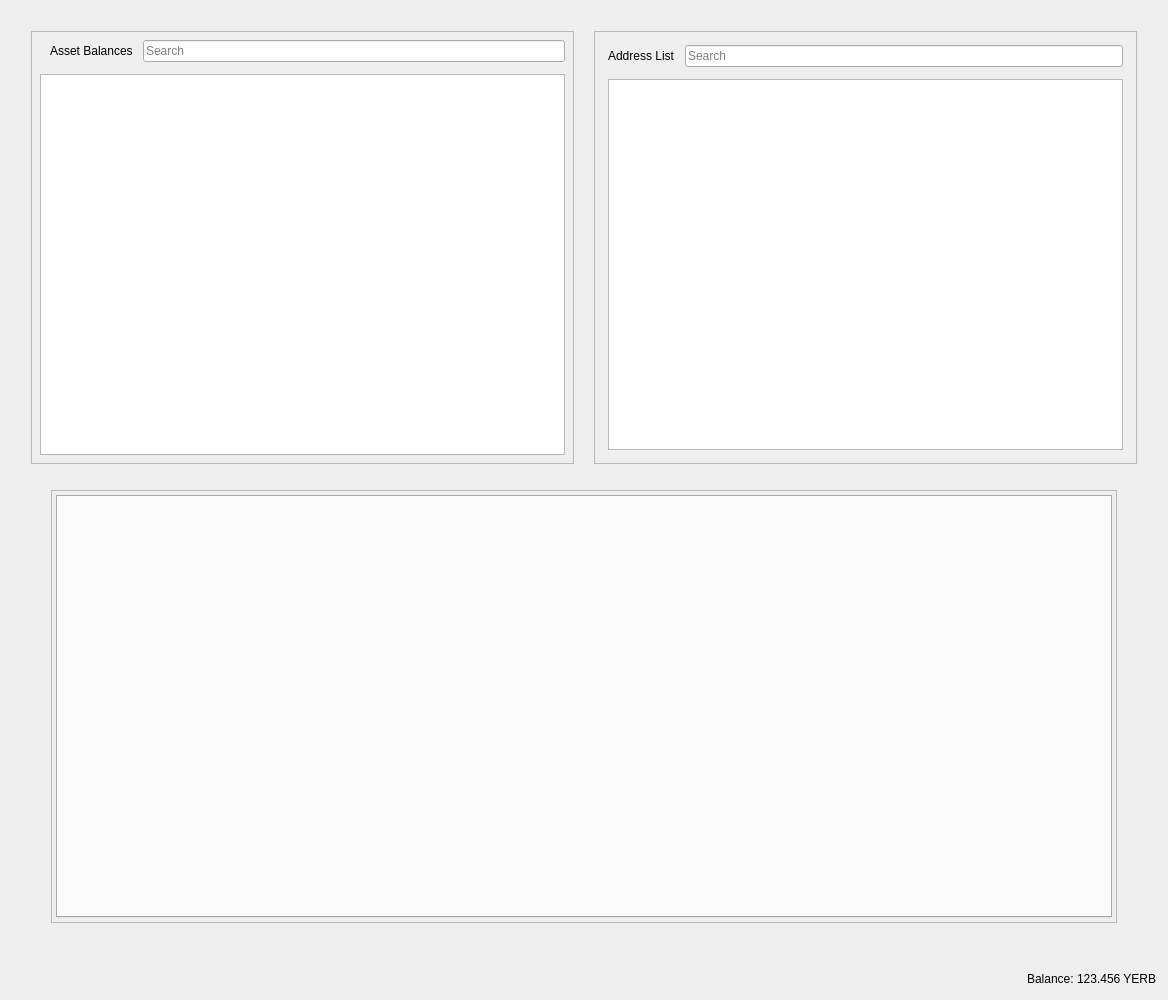
<?xml version="1.0" encoding="UTF-8"?>
<ui version="4.0">
 <class>RestrictedAssetsDialog</class>
 <widget class="QDialog" name="RestrictedAssetsDialog">
  <property name="geometry">
   <rect>
    <x>0</x>
    <y>0</y>
    <width>1168</width>
    <height>1000</height>
   </rect>
  </property>
  <property name="windowTitle">
   <string>Send Coins</string>
  </property>
  <layout class="QVBoxLayout" name="verticalLayout">
   <item>
    <layout class="QHBoxLayout" name="horizontalLayout">
     <property name="spacing">
      <number>20</number>
     </property>
     <property name="leftMargin">
      <number>20</number>
     </property>
     <property name="topMargin">
      <number>20</number>
     </property>
     <property name="rightMargin">
      <number>20</number>
     </property>
     <property name="bottomMargin">
      <number>20</number>
     </property>
     <item>
      <widget class="QFrame" name="frameAssetBalance">
       <property name="frameShape">
        <enum>QFrame::StyledPanel</enum>
       </property>
       <property name="frameShadow">
        <enum>QFrame::Raised</enum>
       </property>
       <layout class="QVBoxLayout" name="verticalLayout_7">
        <property name="spacing">
         <number>12</number>
        </property>
        <property name="leftMargin">
         <number>4</number>
        </property>
        <property name="topMargin">
         <number>4</number>
        </property>
        <property name="rightMargin">
         <number>4</number>
        </property>
        <property name="bottomMargin">
         <number>4</number>
        </property>
        <item>
         <layout class="QVBoxLayout" name="verticalLayout_4">
          <property name="spacing">
           <number>12</number>
          </property>
          <property name="leftMargin">
           <number>4</number>
          </property>
          <property name="topMargin">
           <number>4</number>
          </property>
          <property name="rightMargin">
           <number>4</number>
          </property>
          <property name="bottomMargin">
           <number>4</number>
          </property>
          <item>
           <layout class="QHBoxLayout" name="horizontalLayout_8">
            <property name="spacing">
             <number>10</number>
            </property>
            <property name="leftMargin">
             <number>10</number>
            </property>
            <item>
             <widget class="QLabel" name="labelAssetBalance">
              <property name="text">
               <string>Asset Balances</string>
              </property>
             </widget>
            </item>
            <item>
             <widget class="QLineEdit" name="lineEditAssetSearch">
              <property name="placeholderText">
               <string>Search</string>
              </property>
             </widget>
            </item>
           </layout>
          </item>
          <item>
           <widget class="QTableView" name="listAssets"/>
          </item>
         </layout>
        </item>
       </layout>
      </widget>
     </item>
     <item>
      <widget class="QFrame" name="frameAddressList">
       <property name="frameShape">
        <enum>QFrame::StyledPanel</enum>
       </property>
       <property name="frameShadow">
        <enum>QFrame::Raised</enum>
       </property>
       <layout class="QVBoxLayout" name="verticalLayout_10">
        <property name="spacing">
         <number>12</number>
        </property>
        <item>
         <layout class="QVBoxLayout" name="verticalLayout_9">
          <property name="spacing">
           <number>12</number>
          </property>
          <property name="leftMargin">
           <number>4</number>
          </property>
          <property name="topMargin">
           <number>4</number>
          </property>
          <property name="rightMargin">
           <number>4</number>
          </property>
          <property name="bottomMargin">
           <number>4</number>
          </property>
          <item>
           <layout class="QHBoxLayout" name="horizontalLayout_9">
            <property name="spacing">
             <number>10</number>
            </property>
            <property name="leftMargin">
             <number>0</number>
            </property>
            <property name="topMargin">
             <number>0</number>
            </property>
            <property name="rightMargin">
             <number>0</number>
            </property>
            <property name="bottomMargin">
             <number>0</number>
            </property>
            <item>
             <widget class="QLabel" name="labelAddressList">
              <property name="text">
               <string>Address List</string>
              </property>
             </widget>
            </item>
            <item>
             <widget class="QLineEdit" name="lineEditAddressSearch">
              <property name="placeholderText">
               <string>Search</string>
              </property>
             </widget>
            </item>
           </layout>
          </item>
          <item>
           <widget class="QTableView" name="myAddressList"/>
          </item>
         </layout>
        </item>
       </layout>
      </widget>
     </item>
    </layout>
   </item>
   <item>
    <layout class="QHBoxLayout" name="horizontalLayout_4">
     <property name="spacing">
      <number>34</number>
     </property>
     <property name="leftMargin">
      <number>40</number>
     </property>
     <property name="topMargin">
      <number>0</number>
     </property>
     <property name="rightMargin">
      <number>40</number>
     </property>
     <property name="bottomMargin">
      <number>40</number>
     </property>
     <item>
      <widget class="QFrame" name="tabFrame">
       <property name="frameShape">
        <enum>QFrame::StyledPanel</enum>
       </property>
       <property name="frameShadow">
        <enum>QFrame::Raised</enum>
       </property>
       <layout class="QVBoxLayout" name="verticalLayout_8">
        <property name="spacing">
         <number>12</number>
        </property>
        <property name="leftMargin">
         <number>4</number>
        </property>
        <property name="topMargin">
         <number>4</number>
        </property>
        <property name="rightMargin">
         <number>4</number>
        </property>
        <property name="bottomMargin">
         <number>4</number>
        </property>
        <item>
         <widget class="QTabWidget" name="tabWidget">
          <property name="tabPosition">
           <enum>QTabWidget::North</enum>
          </property>
          <property name="tabShape">
           <enum>QTabWidget::Rounded</enum>
          </property>
          <property name="currentIndex">
           <number>-1</number>
          </property>
          <property name="elideMode">
           <enum>Qt::ElideNone</enum>
          </property>
         </widget>
        </item>
       </layout>
      </widget>
     </item>
    </layout>
   </item>
   <item>
    <layout class="QHBoxLayout" name="horizontalLayout_2">
     <property name="spacing">
      <number>3</number>
     </property>
     <item>
      <spacer name="horizontalSpacer">
       <property name="orientation">
        <enum>Qt::Horizontal</enum>
       </property>
       <property name="sizeHint" stdset="0">
        <size>
         <width>40</width>
         <height>20</height>
        </size>
       </property>
      </spacer>
     </item>
     <item alignment="Qt::AlignRight">
      <widget class="QLabel" name="label">
       <property name="sizePolicy">
        <sizepolicy hsizetype="Preferred" vsizetype="Fixed">
         <horstretch>0</horstretch>
         <verstretch>0</verstretch>
        </sizepolicy>
       </property>
       <property name="text">
        <string>Balance:</string>
       </property>
      </widget>
     </item>
     <item alignment="Qt::AlignRight">
      <widget class="QLabel" name="labelBalance">
       <property name="sizePolicy">
        <sizepolicy hsizetype="Preferred" vsizetype="Fixed">
         <horstretch>0</horstretch>
         <verstretch>0</verstretch>
        </sizepolicy>
       </property>
       <property name="cursor">
        <cursorShape>IBeamCursor</cursorShape>
       </property>
       <property name="text">
        <string notr="true">123.456 YERB</string>
       </property>
       <property name="textInteractionFlags">
        <set>Qt::LinksAccessibleByMouse|Qt::TextSelectableByKeyboard|Qt::TextSelectableByMouse</set>
       </property>
      </widget>
     </item>
    </layout>
   </item>
  </layout>
 </widget>
 <resources>
  <include location="../yerbas.qrc"/>
 </resources>
 <connections/>
</ui>
